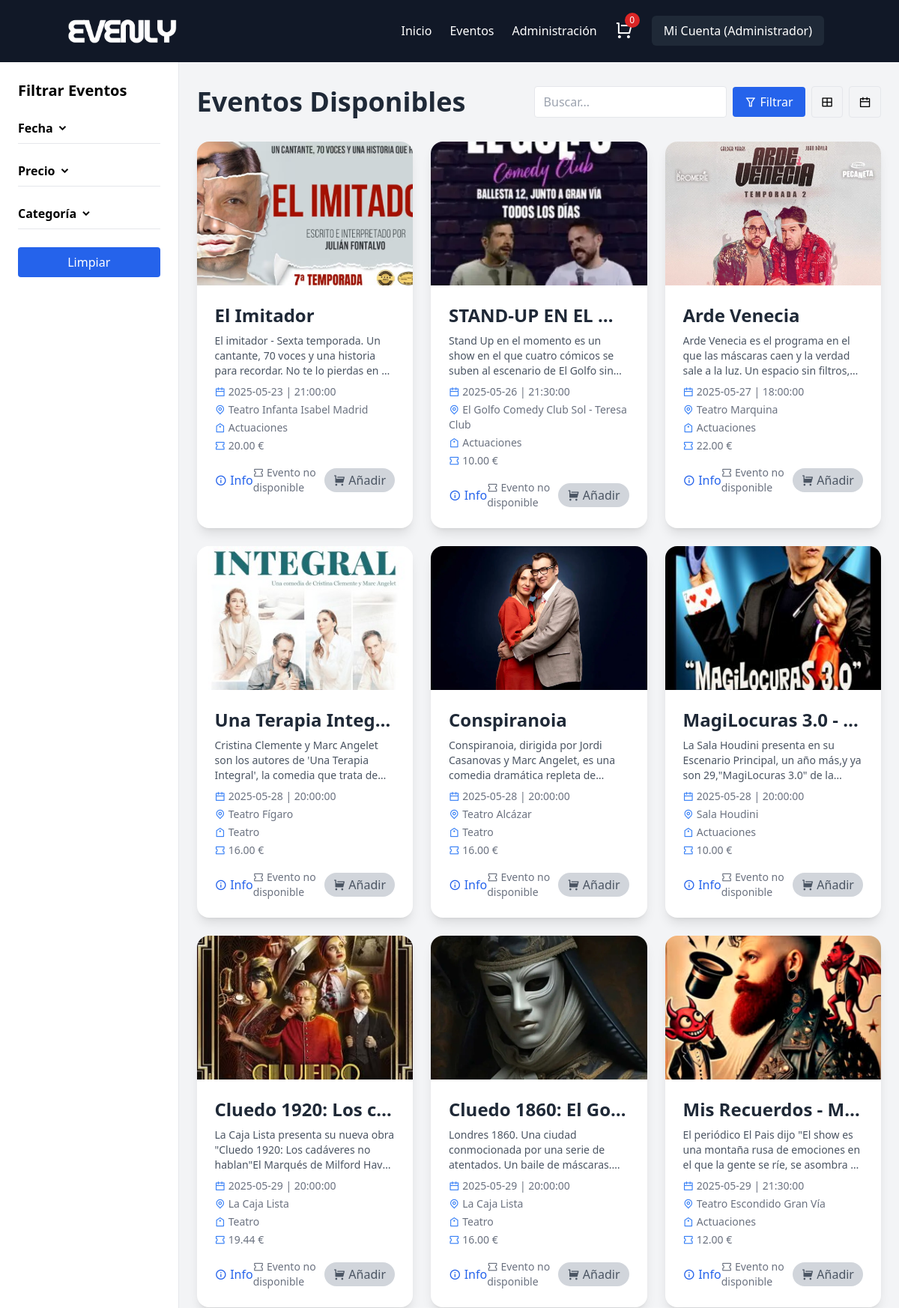
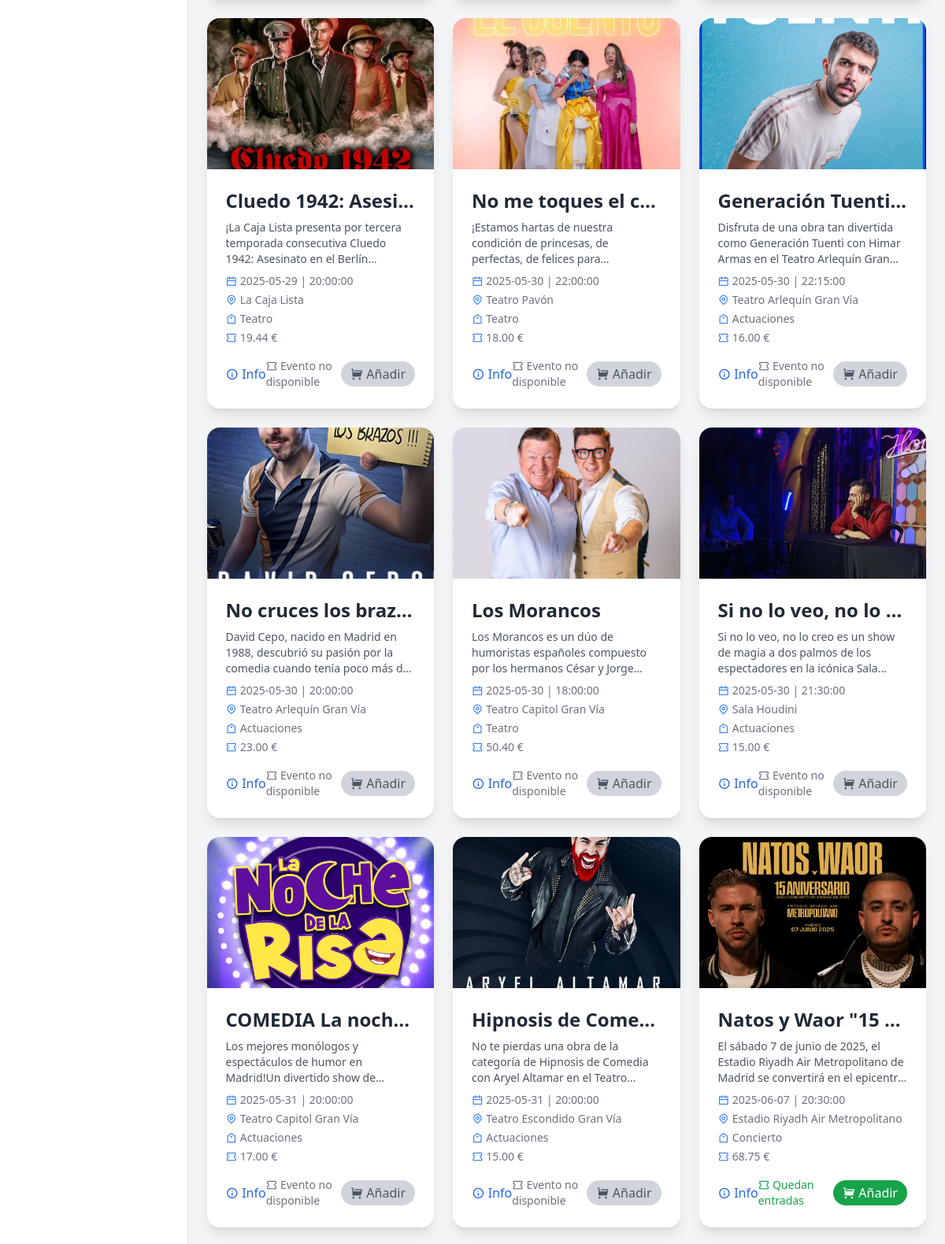
Screenshot of /deAndresGarcia_Marco_ProyectoTFC/eventos.php (signed in, upper part) with the database file from the repository (2 pictures, top to bottom).
### tables this page shows
CREATE TABLE `eventos` (
  `id_evento` int(11) NOT NULL,
  `nombre` varchar(255) NOT NULL,
  `descripcion` text DEFAULT NULL,
  `fecha` datetime NOT NULL,
  `hora` time NOT NULL,
  `ubicacion` varchar(255) NOT NULL,
  `precio` decimal(10,2) NOT NULL,
  `imagen` varchar(255) DEFAULT NULL,
  `aforo` int(11) NOT NULL,
  `id_empresa` int(11) NOT NULL,
  `categoria` varchar(50) NOT NULL DEFAULT 'Concierto'
);

### deAndresGarcia_Marco_ProyectoTFC/eventos.php (the view, shortened to what this page needs)
<?php
require_once "conexion.php";
$orden     = $_GET['orden']     ?? 'fecha_proxima';
$busqueda  = trim($_GET['busqueda'] ?? '');
$categoria = trim($_GET['categoria'] ?? '');
switch ($orden) {
    default:             $orderBy = 'fecha ASC';    break;
}
$sql = "
  SELECT
    e.*,
    (e.aforo - COALESCE(SUM(c.cantidad), 0)) AS entradas_disponibles
  FROM eventos e
  LEFT JOIN compras c
    ON c.id_evento = e.id_evento
  WHERE
    (e.nombre LIKE :busqueda OR e.ubicacion LIKE :busqueda)
    AND (:categoria = '' OR e.categoria = :categoria)
  GROUP BY e.id_evento
  ORDER BY $orderBy
";
$stmt = $conexion->prepare($sql);
$like = "%{$busqueda}%";
$stmt->bindParam(':busqueda', $like);
$stmt->bindParam(':categoria', $categoria);
$stmt->execute();
$eventos = $stmt->fetchAll(PDO::FETCH_ASSOC);
?>
<!DOCTYPE html>
<html lang="es">
<head>
  <script src="https://cdn.tailwindcss.com"></script>
  <link href="https://cdn.jsdelivr.net/npm/remixicon@3.5.0/fonts/remixicon.css" rel="stylesheet">
</head>
<body class="flex flex-col min-h-screen bg-gray-100" onload="AOS.init({once:true});">
  <?php include 'includes/headerContacto.php'; ?>
  <div class="flex flex-1">
    <aside class="hidden lg:block w-72 sticky top-20 h-screen overflow-auto bg-white p-6 border-r">
      <h2 class="text-xl font-bold mb-4">Filtrar Eventos</h2>
      <div>
        <button class="w-full text-left font-semibold py-2 border-b" onclick="toggle('filtroFechaSidebar')">
          Fecha <i class="ri-arrow-down-s-line inline"></i>
        </button>
      </div>
      <div class="mt-4">
        <button class="w-full text-left font-semibold py-2 border-b" onclick="toggle('filtroPrecioSidebar')">
          Precio <i class="ri-arrow-down-s-line inline"></i>
        </button>
      </div>
      <div class="mt-4">
        <button class="w-full text-left font-semibold py-2 border-b" onclick="toggle('filtroCategoriaSidebar')">
          Categoría <i class="ri-arrow-down-s-line inline"></i>
        </button>
      </div>
      <div class="mt-6">
        <button onclick="resetFilters()" class="bg-blue-600 text-white w-full py-2 rounded">Limpiar</button>
      </div>
    </aside>
    <main class="flex-grow mx-auto w-full max-w-7xl px-4 lg:px-6 py-8">
      <div class="flex flex-col md:flex-row md:justify-between md:items-center gap-4 mb-8">
        <h1 class="text-4xl font-extrabold text-gray-800">Eventos Disponibles</h1>
        <div class="flex gap-2 flex-wrap items-center">
          <input id="busqueda" type="text" placeholder="Buscar..." value="<?= htmlspecialchars($busqueda) ?>" class="px-3 py-2 border rounded focus:ring focus:ring-blue-300 flex-grow" />
          <button onclick="applyFilter()" class="bg-blue-600 text-white px-4 py-2 rounded hover:bg-blue-700">
            <i class="ri-filter-line"></i> Filtrar
          </button>
          <button onclick="changeView('grid')" class="px-3 py-2 border rounded hover:bg-gray-200" title="Grid">
            <i class="ri-layout-grid-line"></i>
          </button>
          <button onclick="changeView('calendar')" class="px-3 py-2 border rounded hover:bg-gray-200" title="Calendario">
            <i class="ri-calendar-line"></i>
          </button>
        </div>
      </div>
      <div id="gridView" class="hidden grid grid-cols-1 sm:grid-cols-2 lg:grid-cols-3 gap-6" data-aos="fade-up">
        <?php
          $hoy = date('Y-m-d');
          foreach($eventos as $evento):
            $fechaEvento = date('Y-m-d', strtotime($evento['fecha']));
            if ($fechaEvento < $hoy) {
              $status      = 'Evento no disponible';
              $statusClass = 'text-gray-500';
            }
            elseif ($evento['entradas_disponibles'] <= 0) {
              $status      = 'Sold Out';
              $statusClass = 'text-red-600';
            }
            elseif ($evento['entradas_disponibles'] < 10) {
              $status      = 'Quedan pocas entradas';
              $statusClass = 'text-yellow-600';
            }
            else {
              $status      = 'Quedan entradas';
              $statusClass = 'text-green-600';
            }
        ?>
          <div class="bg-white rounded-2xl shadow-lg overflow-hidden hover:shadow-2xl transition-transform transform hover:scale-105" data-aos="fade-up" data-aos-delay="50">
            <?php if($evento['imagen']): ?>
              <img src="uploads_eventos/<?= htmlspecialchars($evento['imagen']) ?>" class="w-full h-48 object-cover"/>
            <?php else: ?>
              <div class="w-full h-48 bg-gray-200 flex items-center justify-center">
                <i class="ri-image-line text-5xl text-gray-400"></i>
              </div>
            <?php endif; ?>
            <div class="p-6">
              <h2 class="text-2xl font-semibold text-gray-800 mb-2 truncate">
                <?= htmlspecialchars($evento['nombre']) ?>
              </h2>
              <p class="text-sm text-gray-600 mb-2 line-clamp-3">
                <?= strip_tags($evento['descripcion']) ?>
              </p>
              <p class="text-sm text-gray-500 mb-1">
                <i class="ri-calendar-line text-blue-500"></i>
                <?= date('Y-m-d', strtotime($evento['fecha'])) ?> |
                <?= htmlspecialchars($evento['hora']) ?>
              </p>
              <p class="text-sm text-gray-500 mb-1">
                <i class="ri-map-pin-line text-blue-500"></i>
                <?= htmlspecialchars($evento['ubicacion']) ?>
              </p>
              <p class="text-sm text-gray-500 mb-1">
                <i class="ri-price-tag-line text-blue-500"></i>
                <?= htmlspecialchars($evento['categoria']) ?>
              </p>
              <p class="text-sm text-gray-500 mb-4">
                <i class="ri-ticket-line text-blue-500"></i>
                <?= htmlspecialchars($evento['precio']) ?> €
              </p>
              <div class="flex justify-between items-center">
                <button type="button" onclick="openQuickView(<?= $evento['id_evento'] ?>)" class="text-blue-600 hover:underline flex items-center gap-1">
                  <i class="ri-information-line"></i> Info
                </button>
                <span class="text-sm font-medium <?= $statusClass ?>">
                  <i class="ri-ticket-line"></i> <?= $status ?>
                </span>
                <?php if ($fechaEvento >= $hoy && $evento['entradas_disponibles'] > 0): ?>
                  <button onclick="addToCart(<?= $evento['id_evento'] ?>)" class="bg-green-600 text-white px-3 py-1 rounded-full hover:bg-green-700 transition flex items-center gap-1">
                    <i class="ri-shopping-cart-fill"></i> Añadir
                  </button>
                <?php else: ?>
                  <button disabled class="bg-gray-300 text-gray-600 px-3 py-1 rounded-full flex items-center gap-1 cursor-not-allowed">
                    <i class="ri-shopping-cart-fill"></i> Añadir
                  </button>
                <?php endif; ?>
              </div>
            </div>
          </div>
        <?php endforeach; ?>
      </div>
    </main>
  </div>
</body>
</html>

### deAndresGarcia_Marco_ProyectoTFC/eventos.php (style rules this page uses)
body { display: flex; flex-direction: column; min-height: 100vh; }
main { flex-grow: 1; }

### rows the page displays
eventos: imagen (picture), nombre "El Imitador", descripcion "El imitador - Sexta temporada. Un cantante, 70 voces y una historia para recordar. No te lo pierdas en…", fecha "2025-05-23", hora "21:00:00", ubicacion "Teatro Infanta Isabel Madrid", categoria "Actuaciones", precio "20.00", fecha "Evento no disponible", shows "Añadir"
eventos: imagen (picture), nombre "STAND-UP EN EL…", descripcion "Stand Up en el momento es un show en el que cuatro cómicos se suben al escenario de El Golfo…", fecha "2025-05-26", hora "21:30:00", ubicacion "El Golfo Comedy Club Sol - Teresa Club", categoria "Actuaciones", precio "10.00", fecha "Evento no disponible", shows "Añadir"
eventos: imagen (picture), nombre "Arde Venecia", descripcion "Arde Venecia es el programa en el que las máscaras caen y la verdad sale a la luz. Un espacio sin…", fecha "2025-05-27", hora "18:00:00", ubicacion "Teatro Marquina", categoria "Actuaciones", precio "22.00", fecha "Evento no disponible", shows "Añadir"
eventos: imagen (picture), nombre "Una Terapia Integ…", descripcion "Cristina Clemente y Marc Angelet son los autores de 'Una Terapia Integral', la comedia que trata…", fecha "2025-05-28", hora "20:00:00", ubicacion "Teatro Fígaro", categoria "Teatro", precio "16.00", fecha "Evento no disponible", shows "Añadir"
eventos: imagen (picture), nombre "Conspiranoia", descripcion "Conspiranoia, dirigida por Jordi Casanovas y Marc Angelet, es una comedia dramática repleta…", fecha "2025-05-28", hora "20:00:00", ubicacion "Teatro Alcázar", categoria "Teatro", precio "16.00", fecha "Evento no disponible", shows "Añadir"
eventos: imagen (picture), nombre "MagiLocuras 3.0 -…", descripcion "La Sala Houdini presenta en su Escenario Principal, un año más,y ya son 29,\"MagiLocuras 3.0\" de…", fecha "2025-05-28", hora "20:00:00", ubicacion "Sala Houdini", categoria "Actuaciones", precio "10.00", fecha "Evento no disponible", shows "Añadir"
eventos: imagen (picture), nombre "Cluedo 1920: Los c…", descripcion "La Caja Lista presenta su nueva obra \"Cluedo 1920: Los cadáveres no hablan\"El Marqués de Milford…", fecha "2025-05-29", hora "20:00:00", ubicacion "La Caja Lista", categoria "Teatro", precio "19.44", fecha "Evento no disponible", shows "Añadir"
eventos: imagen (picture), nombre "Cluedo 1860: El Go…", descripcion "Londres 1860. Una ciudad conmocionada por una serie de atentados. Un baile de…", fecha "2025-05-29", hora "20:00:00", ubicacion "La Caja Lista", categoria "Teatro", precio "16.00", fecha "Evento no disponible", shows "Añadir"
eventos: imagen (picture), nombre "Mis Recuerdos - M…", descripcion "El periódico El Pais dijo \"El show es una montaña rusa de emociones en el que la gente se ríe, se asombra…", fecha "2025-05-29", hora "21:30:00", ubicacion "Teatro Escondido Gran Vía", categoria "Actuaciones", precio "12.00", fecha "Evento no disponible", shows "Añadir"
eventos: imagen (picture), nombre "Cluedo 1942: Asesi…", descripcion "¡La Caja Lista presenta por tercera temporada consecutiva Cluedo 1942: Asesinato en el…", fecha "2025-05-29", hora "20:00:00", ubicacion "La Caja Lista", categoria "Teatro", precio "19.44", fecha "Evento no disponible", shows "Añadir"
eventos: imagen (picture), nombre "No me toques el c…", descripcion "¡Estamos hartas de nuestra condición de princesas, de perfectas, de felices…", fecha "2025-05-30", hora "22:00:00", ubicacion "Teatro Pavón", categoria "Teatro", precio "18.00", fecha "Evento no disponible", shows "Añadir"
eventos: imagen (picture), nombre "Generación Tuenti…", descripcion "Disfruta de una obra tan divertida como Generación Tuenti con Himar Armas en el Teatro Arlequín…", fecha "2025-05-30", hora "22:15:00", ubicacion "Teatro Arlequín Gran Vía", categoria "Actuaciones", precio "16.00", fecha "Evento no disponible", shows "Añadir"
eventos: imagen (picture), nombre "No cruces los braz…", descripcion "David Cepo, nacido en Madrid en 1988, descubrió su pasión por la comedia cuando tenía poco más…", fecha "2025-05-30", hora "20:00:00", ubicacion "Teatro Arlequín Gran Vía", categoria "Actuaciones", precio "23.00", fecha "Evento no disponible", shows "Añadir"
eventos: imagen (picture), nombre "Los Morancos", descripcion "Los Morancos es un dúo de humoristas españoles compuesto por los hermanos César y…", fecha "2025-05-30", hora "18:00:00", ubicacion "Teatro Capitol Gran Vía", categoria "Teatro", precio "50.40", fecha "Evento no disponible", shows "Añadir"
eventos: imagen (picture), nombre "Si no lo veo, no lo…", descripcion "Si no lo veo, no lo creo es un show de magia a dos palmos de los espectadores en la icónica…", fecha "2025-05-30", hora "21:30:00", ubicacion "Sala Houdini", categoria "Actuaciones", precio "15.00", fecha "Evento no disponible", shows "Añadir"
eventos: imagen (picture), nombre "COMEDIA La noch…", descripcion "Los mejores monólogos y espectáculos de humor en Madrid!Un divertido show…", fecha "2025-05-31", hora "20:00:00", ubicacion "Teatro Capitol Gran Vía", categoria "Actuaciones", precio "17.00", fecha "Evento no disponible", shows "Añadir"
eventos: imagen (picture), nombre "Hipnosis de Come…", descripcion "No te pierdas una obra de la categoría de Hipnosis de Comedia con Aryel Altamar en el…", fecha "2025-05-31", hora "20:00:00", ubicacion "Teatro Escondido Gran Vía", categoria "Actuaciones", precio "15.00", fecha "Evento no disponible", shows "Añadir"
eventos: imagen (picture), nombre "Natos y Waor \"15…", descripcion "El sábado 7 de junio de 2025, el Estadio Riyadh Air Metropolitano de Madrid se convertirá en el…", fecha "2025-06-07", hora "20:30:00", ubicacion "Estadio Riyadh Air Metropolitano", categoria "Concierto", precio "68.75", status "Quedan entradas"

### other values shown
$nombreUsuario "Administrador"
